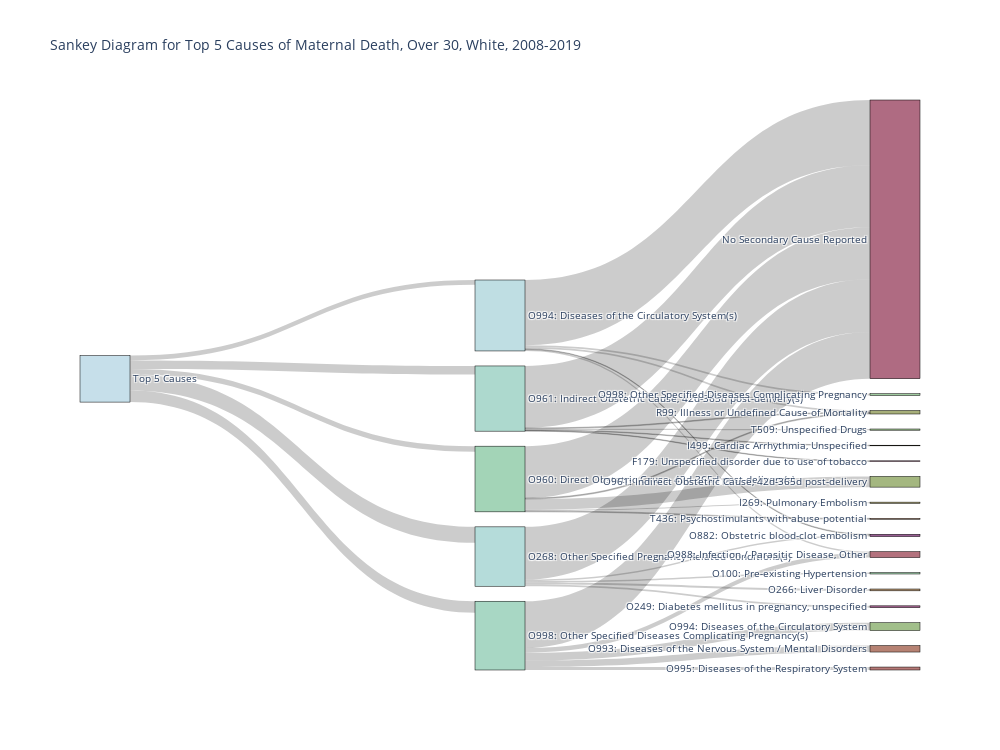

This figure's notebook cell:
### Code cell
# create the sankey diagram 
fig = go.Figure(data=[go.Sankey(
    valueformat = '.0f', 
    valuesuffix = "%",
    node=dict(
        pad = 15, 
        thickness = 50, 
        line = dict(color= 'black', width = 0.5), 
        label = nodes['Label'], 
        color = nodes['Color']
    ), 
    link = dict(source = otw_san_coded['source'], 
            target = otw_san_coded['target'], 
            value = otw_san_coded['value'], 
               ))]
)

fig.update_layout(title_text="Sankey Diagram for Top 5 Causes of Maternal Death, Over 30, White, 2008-2019", 
                  height = 750, width=1000, font_size=10)
fig.show()

### Figure 1 — Plotly figure (JSON) as saved in the notebook; plotly's stock layout.template omitted (floating-point values rounded to 4 significant figures)
{"data": [{"link": {"source": [0, 0, 0, 0, 0, 2, 2, 2, 2, 2, 4, 4, 4, 4, 4, 3, 3, 3, 3, 3, 5, 5, 5, 5, 5, 1, 1, 1, 1, 1], "target": [2, 4, 3, 5, 1, 19, 21, 14, 22, 6, 19, 9, 16, 18, 17, 19, 8, 11, 20, 13, 19, 10, 12, 15, 11, 19, 7, 11, 18, 22], "value": [20.09, 14.61, 10.66, 7.088, 6.134, 66.35, 2.307, 2.307, 2.035, 1.764, 58.96, 9.888, 8.209, 5.784, 3.731, 78.01, 1.535, 1.023, 0.7673, 0.7673, 65.38, 13.46, 1.538, 1.154, 1.154, 82.22, 2.222, 2.222, 1.778, 0.8889]}, "node": {"color": ["#c6dfea", "#bfdee3", "#b5dcda", "#add9ce", "#a8d7c4", "#a3d4b7", "#a1d0ad", "#9fcb9f", "#a0c593", "#a1bf8a", "#a4b780", "#a7af7a", "#aca674", "#b09c71", "#b39470", "#b58a71", "#b68273", "#b67977", "#b3717d", "#af6b82", "#a96588", "#a1618c", "#975d91"], "label": ["Top 5 Causes", "O994: Diseases of the Circulatory System(s)", "O268: Other Specified Pregnancy-Related Conditions(s)", "O961: Indirect Obstetric Cause, 42d-365d post-delivery(s)", "O998: Other Specified Diseases Complicating Pregnancy(s)", "O960: Direct Obstetric Cause, 42d-365d post-delivery(s)", "O100: Pre-existing Hypertension", "O998: Other Specified Diseases Complicating Pregnancy", "T509: Unspecified Drugs", "O994: Diseases of the Circulatory System", "O961: Indirect Obstetric Cause, 42d-365d post-delivery", "R99: Illness or Undefined Cause of Mortality", "I269: Pulmonary Embolism", "I499: Cardiac Arrhythmia, Unspecified", "O266: Liver Disorder", "T436: Psychostimulants with abuse potential", "O993: Diseases of the Nervous System / Mental Disorders", "O995: Diseases of the Respiratory System", "O988: Infection / Parasitic Disease, Other", "No Secondary Cause Reported", "F179: Unspecified disorder due to use of tobacco", "O249: Diabetes mellitus in pregnancy, unspecified", "O882: Obstetric blood-clot embolism"], "line": {"color": "black", "width": 0.5}, "pad": 15, "thickness": 50}, "type": "sankey", "valueformat": ".0f", "valuesuffix": "%"}], "layout": {"font": {"size": 10}, "height": 750, "title": {"text": "Sankey Diagram for Top 5 Causes of Maternal Death, Over 30, White, 2008-2019"}, "width": 1000}}
